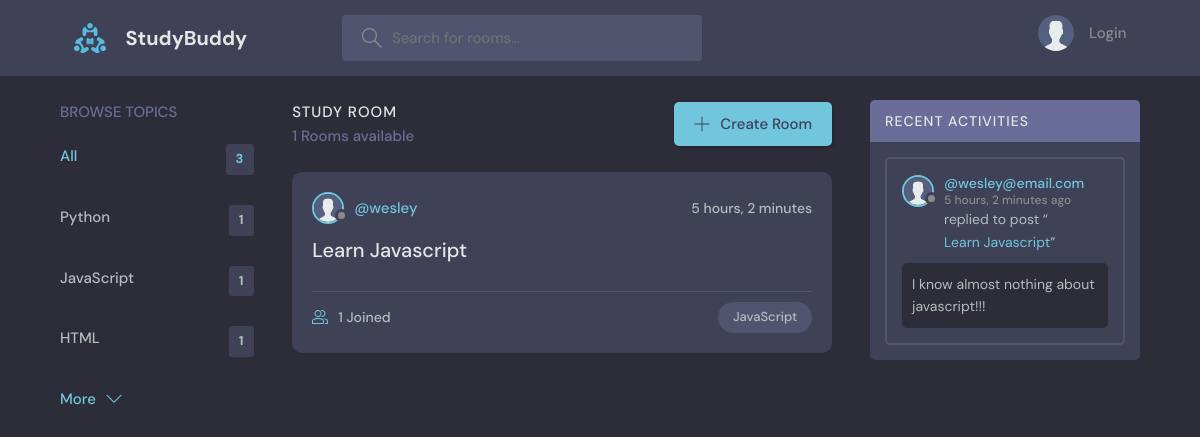
Before: /?q=JavaScript with the older database file.
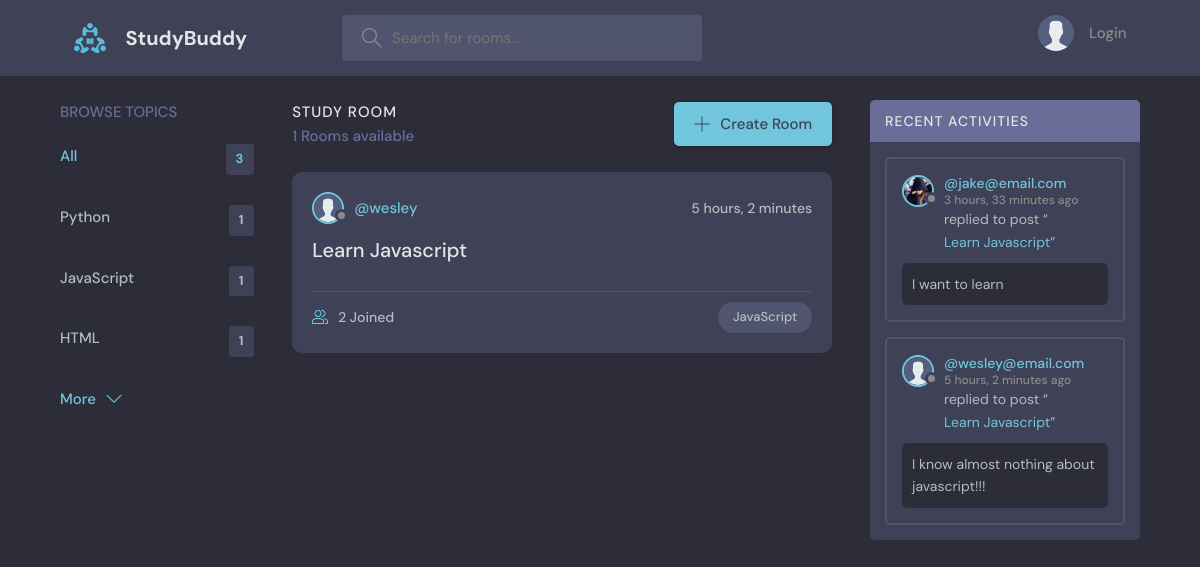
After: the same page with the newer database file.
### base/models.py (models this page shows, shortened)
class Topic(models.Model):
    name = models.CharField(max_length=200)

class Room(models.Model):
    host = models.ForeignKey(User, on_delete=models.SET_NULL, null=True)
    topic = models.ForeignKey(Topic, on_delete=models.SET_NULL, null=True)
    name = models.CharField(max_length=200)
    description = models.TextField(null=True, blank=True)
    participants = models.ManyToManyField(
        User, related_name='participants', blank=True)
    updated = models.DateTimeField(auto_now=True)
    created = models.DateTimeField(auto_now_add=True)
    class Meta:
        ordering = ['-updated', '-created']
    def __str__(self):
        return self.name

class User(AbstractUser):
    name = models.CharField(max_length=200, null=True)
    email = models.EmailField(unique=True, null=True)
    bio = models.TextField(null=True)
    avatar = models.ImageField(null=True, default="avatar.svg")
    USERNAME_FIELD = 'email'
    REQUIRED_FIELDS = []

class Message(models.Model):
    user = models.ForeignKey(User, on_delete=models.CASCADE)
    room = models.ForeignKey(Room, on_delete=models.CASCADE)
    body = models.TextField()
    updated = models.DateTimeField(auto_now=True)
    created = models.DateTimeField(auto_now_add=True)
    class Meta:
        ordering = ['-updated', '-created']

### base/views.py (the view)
# urls.py: path('', views.home, name='home'),
def home(request):
    q = request.GET.get('q') if request.GET.get('q') != None else ''
    rooms = Room.objects.filter(
        Q(topic__name__icontains = q) |
        Q(name__icontains = q) |
        Q(description__icontains = q))
    topics = Topic.objects.all()[0:5]
    room_count = rooms.count()
    room_messages = Message.objects.filter(Q(room__topic__name__icontains = q))
    context = { 'rooms': rooms, 'topics': topics, 'room_count': room_count, 'room_messages': room_messages}
    return render(request, 'base/home.html', context)

### base/templates/base/home.html (shortened to what this page needs)
{% extends 'main.html' %}
{% block content %}
    <main class="layout layout--3">
      <div class="container">
        {% include 'base/topics_component.html' %}
        <div class="roomList">
          <div class="roomList__header">
            <div>
              <h2>Study Room</h2>
              <p>{{room_count}} Rooms available</p>
            </div>
            <a class="btn btn--main" href="{% url 'create-room' %}">
              <svg version="1.1" xmlns="http://www.w3.org/2000/svg" width="32" height="32" viewBox="0 0 32 32">
                <title>add</title>
                <path
                  d="M16.943 0.943h-1.885v14.115h-14.115v1.885h14.115v14.115h1.885v-14.115h14.115v-1.885h-14.115v-14.115z"
                ></path>
              </svg>
              Create Room
            </a>
          </div>
          {% include 'base/feed_component.html' %}
        </div>
        {% include 'base/activity_component.html' %}
      </div>
    </main>
{% endblock content %}

### base/templates/base/topics_component.html
<div class="topics">
    <div class="topics__header">
      <h2>Browse Topics</h2>
    </div>
    <ul class="topics__list">
      <li>
        <a href="{% url 'home' %}" class="active">All <span>{{topics.count}}</span></a>
      </li>
      {% for topic in topics %}
      <li>
        <a href="{%url 'home' %}?q={{topic.name}}">{{topic.name}} <span>{{topic.room_set.all.count}}</span></a>
      </li>
      {% endfor %}
    </ul>
    <a class="btn btn--link" href="{% url 'topics' %}">
      More
      <svg version="1.1" xmlns="http://www.w3.org/2000/svg" width="32" height="32" viewBox="0 0 32 32">
        <title>chevron-down</title>
        <path d="M16 21l-13-13h-3l16 16 16-16h-3l-13 13z"></path>
      </svg>
    </a>
  </div>

### base/templates/base/feed_component.html (shortened to what this page needs)
{% for room in rooms %}
<div class="roomListRoom">
    <div class="roomListRoom__header">
      <a href="{% url 'user-profile' room.host.id %}" class="roomListRoom__author">
        <div class="avatar avatar--small">
          <img src="{{room.host.avatar.url}}" />
        </div>
        <span>@{{room.host.username}}</span>
      </a>
      <div class="roomListRoom__actions">
        <span>{{room.created|timesince}}</span>
      </div>
    </div>
    <div class="roomListRoom__content">
      <a href="{% url 'room' room.id %}">{{room.name}}</a>
    </div>
    <div class="roomListRoom__meta">
      <a href="{% url 'room' room.id %}" class="roomListRoom__joined">
        {{room.participants.all.count}} Joined
      </a>
      <p class="roomListRoom__topic">{{room.topic.name}}</p>
    </div>
</div>
{% endfor %}

### base/templates/base/activity_component.html (shortened to what this page needs)
<div class="activities">
    <div class="activities__header">
      <h2>Recent Activities</h2>
    </div>
    {% for message in room_messages %}
    <div class="activities__box">
      <div class="activities__boxHeader roomListRoom__header">
        <a href="{% url 'user-profile' message.user.id %}" class="roomListRoom__author">
          <div class="avatar avatar--small">
            <img src="{{message.user.avatar.url}}" />
          </div>
          <p>
            @{{message.user}}
            <span>{{message.created|timesince}} ago</span>
          </p>
        </a>
      </div>
      <div class="activities__boxContent">
        <p>replied to post “<a href="{% url 'room' message.room.id %}">{{message.room}}</a>”</p>
        <div class="activities__boxRoomContent">
          {{message.body}}
        </div>
      </div>
    </div>
    {% endfor %}
</div>

Changed rows visible on the page:
computed for Room "Learn Javascript": participants.all.count "1" → "2"
added Message: user.avatar (placeholder picture), user "jake@email.com", created "3 hours, 33 minutes", room "Learn Javascript", body "I want to learn"
